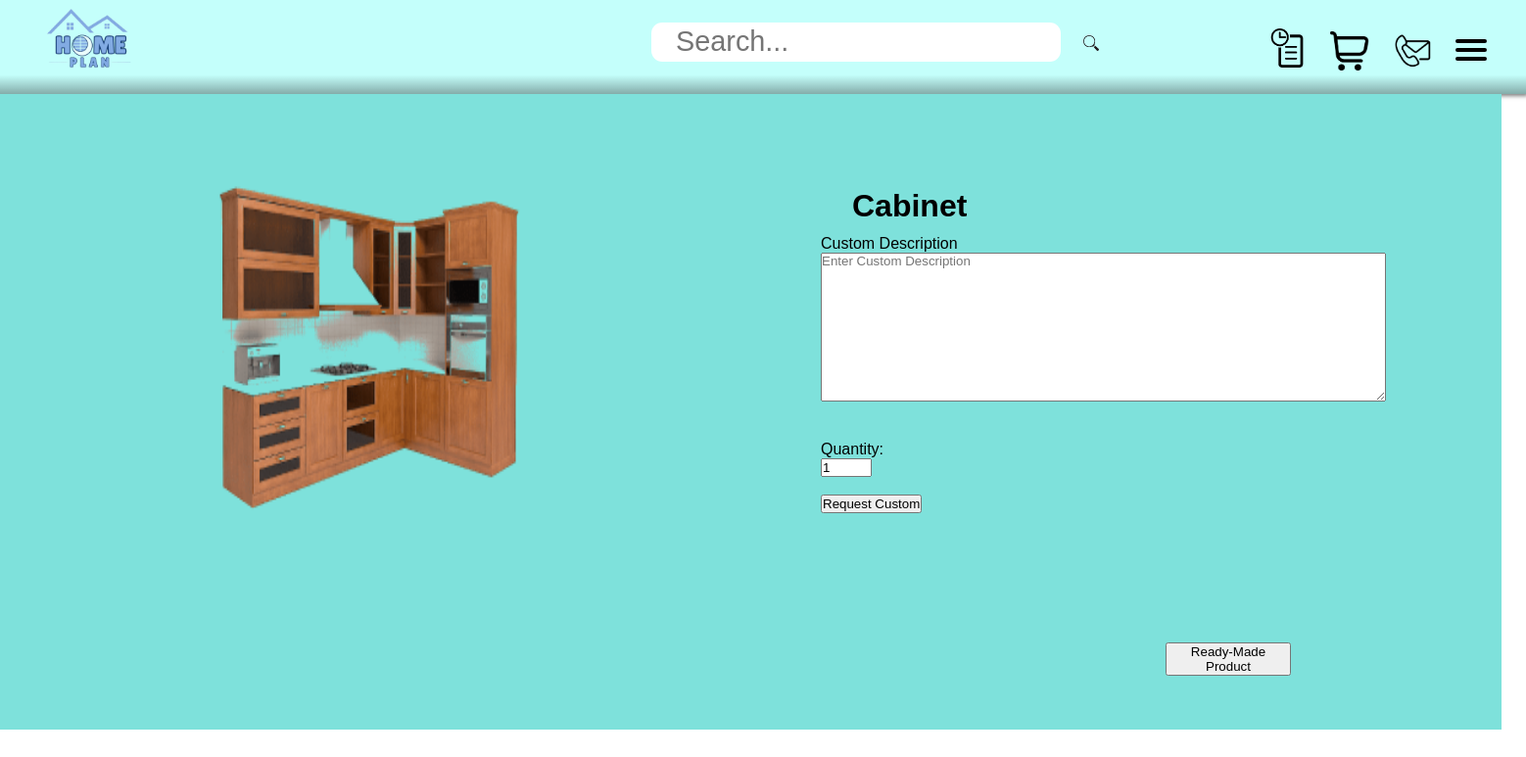
Page /CProduct.php?prodid=3 on the committed database.
### tables this page shows
CREATE TABLE `product` (
  `ID` int(8) NOT NULL,
  `PROD_IMG` varchar(25) NOT NULL,
  `PROD_NAME` varchar(100) NOT NULL,
  `PROD_DESC` text NOT NULL,
  `PROD_PRICE` bigint(20) NOT NULL,
  `PROD_QUANTITY` int(11) NOT NULL
);

### Database.php (called while the page is built, shortened)
<?php
class db{
    function setconnection(){
        try{
            $this->connection=new PDO("mysql:host=localhost; dbname=cis2104_finalproject_db", "root", "");
        } catch(PDOException $e){
            echo "Error";
        }
    }
}
?>

### Data.php (called while the page is built, shortened)
<?php
include("Database.php");
class data extends db {
    function getSpecificProd($prodID){
        $q = "SELECT * FROM product where ID='$prodID'";
        $prodRecord = $this->connection->query($q);
        return $prodRecord;
    }
}
?>

### CProduct.php (the view, shortened to what this page needs)
<?php
    include("Data.php");
    $userID = $_SESSION["userid"] = $_GET["userid"];
    $prodID = $_GET['prodid'];
?>
<!DOCTYPE html>
<html lang="en">
<head>
    <link rel="stylesheet" type="text/css" href="CSS_Files/Web_Style.css">
</head>
<body>
    <div class="display_head">
        <div class="logo">
            <?php
                $displays = "<a href='Home.php?userlogid=$userID' class='logo-image'><img src='images/logo/logo.png' id='logo-image' ></a>";
                echo $displays;
            ?>
        </div>
        <div class="search-bar" >
            <form action="Home.php" method="GET" id="search-form">
                <input id="search" name="userSearch" class="search-text" type="text" placeholder="Search..." />
                <button id="search" class="search-button" type="submit"><img src="images/icons/search-icon.png" id="search-icon"></button>
            </form>
        </div>
        <div class="icons">
            <div class="record">
                <a href="Purchase-History.php?userid=<?php echo $userID?>"><img src="images/icons/purchase_record-icon.png" class="user-icons" ></a>
            </div>
            <div class="chart">
                <a href="Chart.php?userid=<?php echo $userID?>"><img src="images/icons/chart-icon.png" class="user-icons" ></a>
            </div>
            <div class="contact">
                <a href="ContactUs.php?userid=<?php echo $userID?>"><img src="images/icons/contacts-icon.png" class="user-icons"></a>
            </div>
            <div>
                <nav role='navigation'>
                    <div id="menuToggle">
                        <span></span>
                        <span></span>
                        <span></span>
                    </div>
                </nav>
            </div>
        </div>
    </div>
    <?php
        $user = new data;
        $user->setconnection();
        $prodRecord = $user->getSpecificProd($prodID);
        foreach($prodRecord->fetchAll() as $row){
            $prodImg = $row['PROD_IMG'];
            $prodName = $row['PROD_NAME'];
            $prodQuantity = $row['PROD_QUANTITY'];
        }
    ?>
    <div class="product-display">
        <div class="prod-image">
            <img src="images/product_img/<?php echo $prodImg?> " id="prod_img-size">
        </div>
        <div class="prod-disc">
            <form action="RequestCusServer.php" method="POST">
                <label>Custom Description</label><br>
                <textarea name="prod_desc" id="enterProDesc" cols="70" rows="10" placeholder="Enter Custom Description"></textarea><br><br><br>
                <label>Quantity:</label><br>
                <input type="number" id="quantity" name="quantity" min="1" max="<?php echo $prodQuantity?>" value="1"><br><br>
                <input type="submit" value="Request Custom">
            </form>
        </div>
        <div class="prod-name">
            <h1><?php echo $prodName?></h1>
        </div>
        <div class="prod-price"></div>
        <div class="order-button">
            <div class="costume-order">
                <a href='Product.php?prodid=<?php echo $prodID?>&userid=<?php echo $userID?>'><button type='button' class='btn btn-primary'>Ready-Made Product</button></a>
            </div>
        </div>
    </div>
</body>
</html>

### CSS_Files/Web_Style.css (style rules this page uses)
* { margin: 0%; padding: 0%; font-family: Arial, Helvetica, sans-serif; list-style: none; text-decoration: none; }
.display_head { background: linear-gradient(360deg, rgba(0, 0, 0, 0.5) -10.95%, rgba(0, 0, 0, 0) 20.24%), rgba(188, 255, 251, 0.87); display: flex; max-height: 100%; width: auto; box-shadow: 2px 2px 4px rgba(0, 0, 0, 0.5); overflow: hidden; }
.logo { display: flex; width: 15%; }
.logo-image { padding-left: 20%; cursor: pointer; }
#logo-image { max-width:50%; height: auto; }
.search-bar { display: flex; justify-content: flex-end; width: 60%; }
#search-form { display: flex; margin-top: 2.5%; position: relative; width: 30rem; height: 2.5rem; border-radius: 0.7rem; }
#search { height: 2.5rem; border: 0; font-size: 1.8rem; }
#search-icon { max-width: 1rem; height: auto; }
.search-text { width: 100%; background: #fff; padding: 0 1.6rem; border-radius: 0.7rem; }
.search-button { border-radius: 0.7rem 0.7rem ; background: transparent; width: 5rem; cursor: pointer; }
.icons { margin: 0 1rem; display: block; width: 25%; }
.user-icons { max-width: 2.5rem; height: auto; }
.record { position: absolute; top: 1.8rem; right: 14rem; }
.chart { position: absolute; top: 2rem; right: 10rem; }
.contact { position: absolute; top: 2rem; right: 6rem; }
#menuToggle { display: block; position: absolute; top: 2.5rem; right: 2.5rem; z-index: 1; -webkit-user-select: none; user-select: none; }
#menuToggle span { display: block; width: 2rem; height: 4px; margin-bottom: 5px; position: relative; background: #000000; border-radius: 3px; z-index: 1; transform-origin: 4px 0px; transition: transform 0.5s cubic-bezier(0.77,0.2,0.05,1.0), background 0.5s cubic-bezier(0.77,0.2,0.05,1.0), opacity 0.55s ease; }
#menuToggle span:nth-last-child(2) { transform-origin: 0% 100%; }
.product-display { display: block; background: #7EE1DB; height: 40.6rem; width: 95.8rem; }
.costume-order { position: absolute; height: 2rem; width: 8rem; color: #000000; border: 0; border-radius: 5px; top: 1rem; right: 5rem; cursor: pointer; }
.prod-image { position: absolute; height: 25rem; width: 40rem; border: 0; border-radius: 10px; top: 8rem; left: 5rem; }
#prod_img-size { margin-left: 10%; height: 100%; width: 80%; border-radius: 15px; }
.prod-disc { position: absolute; height: 20rem; width: 40rem; border: 0; top: 15rem; right: 5rem; }
.prod-name { position: absolute; height: 3rem; width: 10rem; border: 0; top: 12rem; right: 33rem; }
.prod-price { position: absolute; height: 2.5rem; width: 10rem; border: 0; top: 37rem; left: 14rem; }
.order-button { position: absolute; height: 5rem; width: 30rem; border: 0; top: 40rem; right: 10rem; }
html, body { overflow-x: hidden; }

### rows in the picture
product: PROD_IMG (picture), PROD_NAME "Cabinet"
